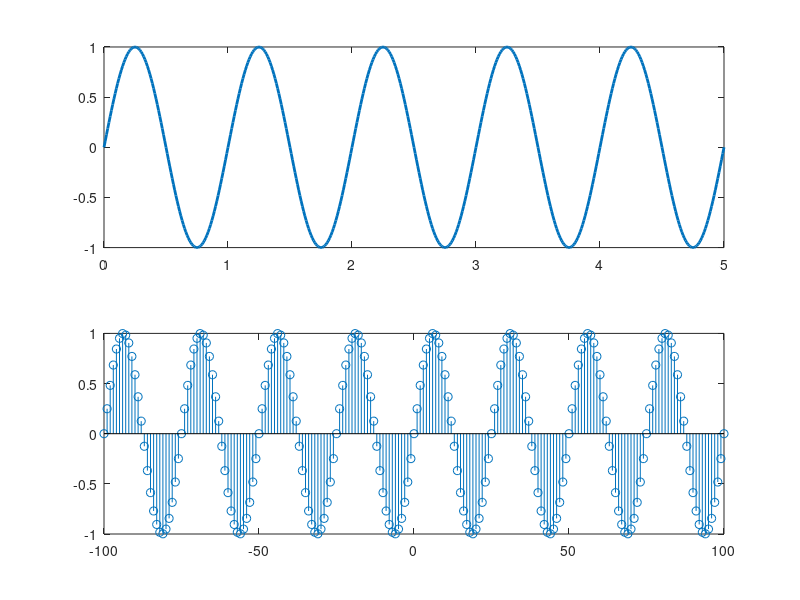

MATLAB code to generate this figure: (Note: this script raises an error after producing the figure.)
fs = 10000;
t = 0:1/fs:1.5;
x1 = 2*sawtooth(2*pi*50*t);
x2 = square(2*pi*50*t);
subplot(1,2,1)
plot(t,x1)
axis([0 0.2 -2.2 2.2])
xlabel('Time (sec)')
ylabel('Amplitude') 
title('Sawtooth Periodic Wave')
subplot(1,2,2)
plot(t,x2)
axis([0 0.2 -1.2 1.2])
xlabel('Time (sec)')
ylabel('Amplitude')
title('Square Periodic Wave')
%%
%soru 3
clc
clear all
close all
fs=100 %fs=100 hz
f=1 %1 Hz
t=0:1/fs:5
y1=sin(2*pi*f*t)
subplot(2,1,1)
plot(t,y1,'LineWidth',2)
y2=cos(2*pi*f*t)
subplot(2,1,2)
plot(t,y2,'LineWidth',2)
grid on
%%
n=-100:1:100
y=sin(2*pi*n/25)
stem(n,y)
%%
clc
clear all
close all
t=-5:1:5;
g_even=(g(t)+g(-t))/2
g_odd=(g(t)-g(-t))/2
plot(t,g_odd)
%%
clc
clear all
close all
n=-100:100
y=(3.^abs(n)).*cos(2*pi*n/36)
sum(abs(y.^2))
%%
clc
clear all
close all
fs=100 %fs=100 hz
f=1 %1 Hz
t=0:1/fs:5
y1=sin(2*pi*f*t)
subplot(2,1,1)
plot(t,y1,'LineWidth',2)
fs1=40
t_samp1=0:1/10:5
y2=sin(2*pi*f*t_samp1)
subplot(2,1,2)
stem(t_samp1,y2)
